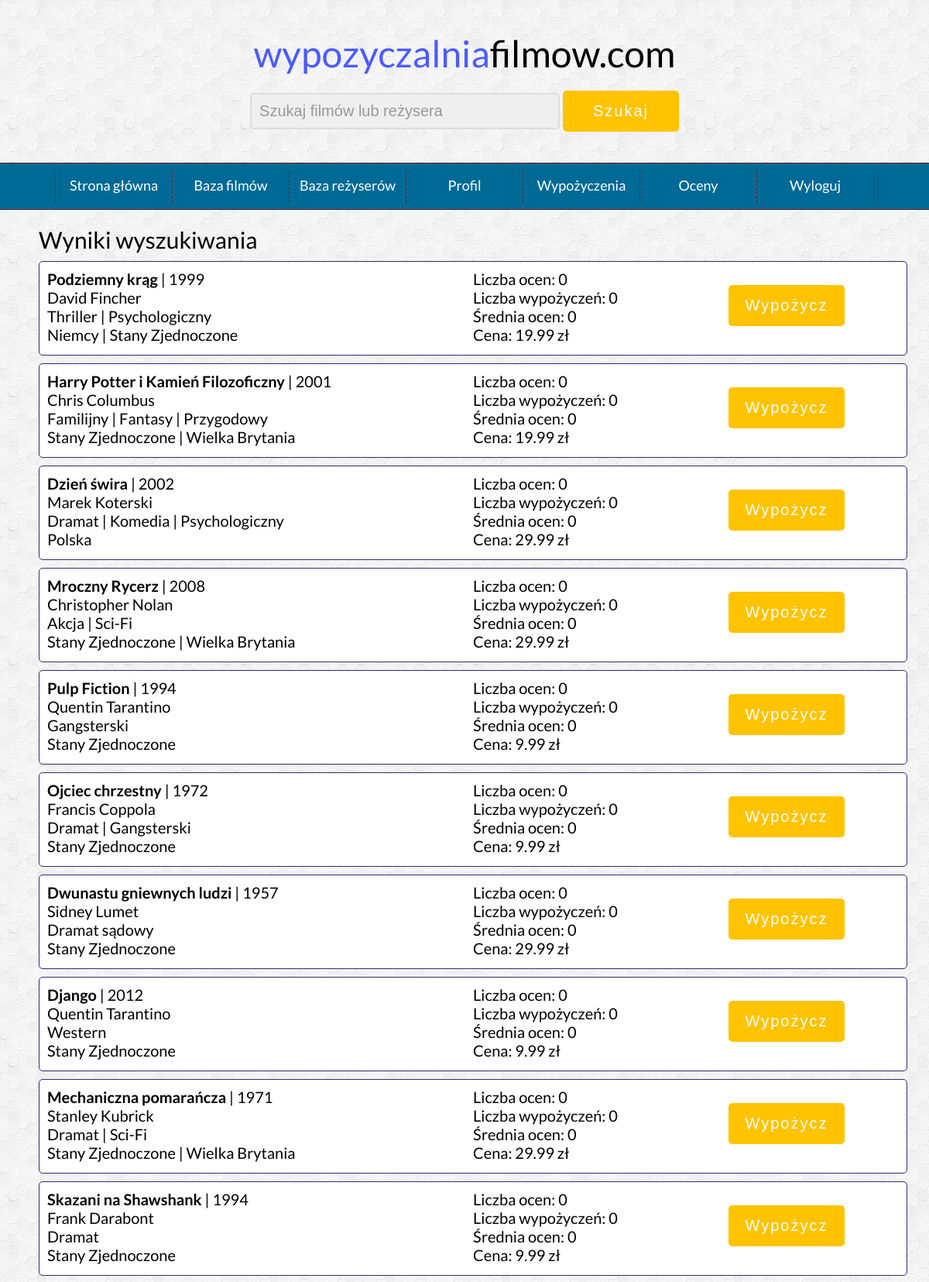
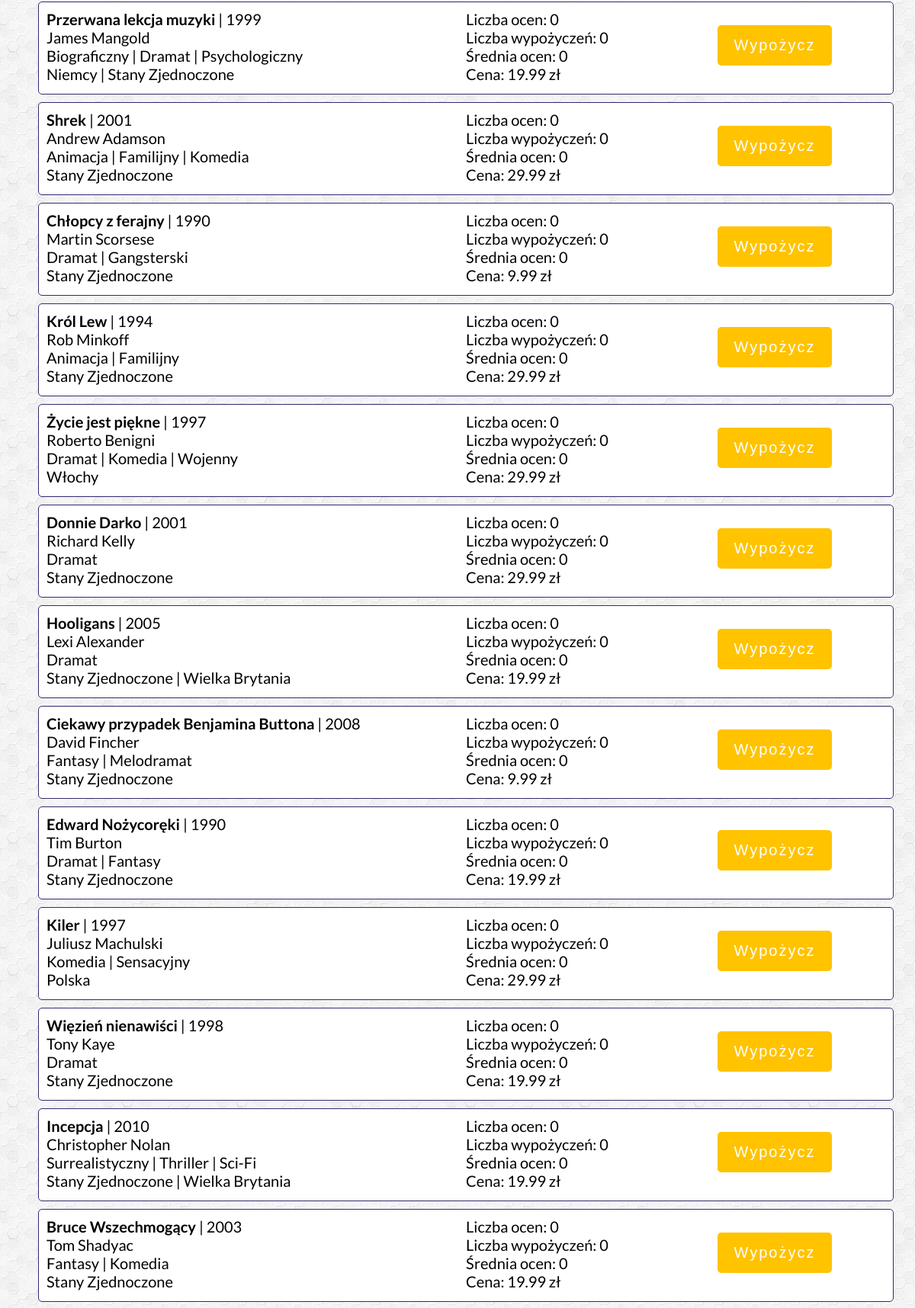
The page /wypozyczalnia/home_search.php (signed in, upper part) on the database its author committed (2 pictures, top to bottom).
### tables this page shows
CREATE TABLE filmy (id_filmu int AUTO_INCREMENT not null, PRIMARY KEY (id_filmu), tytul VARCHAR(50) not null, rok int not null, 
gatunek1 int not null, foreign key (gatunek1) references gatunki(id_gatunku), gatunek2 int, foreign key (gatunek2) references gatunki(id_gatunku), 
gatunek3 int, foreign key (gatunek3) references gatunki(id_gatunku), kraj1 CHAR(3) not null, foreign key (kraj1) references kraje_produkcji(kod_kraju), 
kraj2 CHAR(3), foreign key (kraj2) references kraje_produkcji(kod_kraju), kraj3 CHAR(3), foreign key (kraj3) references kraje_produkcji(kod_kraju), 
rezyser int not null, foreign key (rezyser) references rezyserzy(id_rezysera), opis VARCHAR(500), id_ceny int not null, foreign key (id_ceny) references stawki_cenowe(id_ceny), 
liczba_wypozyczen int not null, liczba_ocen int not null, srednia_ocen float not null, data_dodania datetime not null);

CREATE TABLE rezyserzy (id_rezysera int AUTO_INCREMENT not null, PRIMARY KEY (id_rezysera), nazwa_rezysera VARCHAR(100) not null);

CREATE TABLE gatunki (id_gatunku int AUTO_INCREMENT not null, PRIMARY KEY (id_gatunku), nazwa_gatunku VARCHAR(30) not null);

CREATE TABLE kraje_produkcji (kod_kraju	CHAR(3) not null, PRIMARY KEY (kod_kraju), kraj VARCHAR(30) not null);

CREATE TABLE stawki_cenowe (id_ceny int AUTO_INCREMENT not null, PRIMARY KEY (id_ceny), wartosc DECIMAL(4,2));

### wypozyczalnia/home_search.php (the view, shortened to what this page needs)
<!DOCTYPE HTML>
<html lang="pl">
<head>
	<link href="style_homepage.css" rel="stylesheet" type="text/css" />
	<link href="css/fontello.css" rel="stylesheet" type="text/css" />
</head>
<body>
	<div class="wrapper">
		<div class="header">
			<div class="logo">
				<span style="color: #4A5CFF">wypozyczalnia</span>filmow.com
			</div>
			<div class="search">
				<form action="home_search.php" method="post">
					<input type="text" placeholder="Szukaj filmów lub reżysera" onfocus="this.placeholder=''" onblur="this.placeholder='Szukaj filmów'" name="search"/>
					<input type="submit" value="Szukaj"/>
				</form>
			</div>
		</div>
		<div class="nav">
			<ol>
				<li><a href="home.php">Strona główna</a></li>
				<li><a href="home_baza_filmow.php">Baza filmów</a></li>
				<li><a href="home_baza_rezyserow.php">Baza reżyserów</a></li>
				<li><a href="home_informacje.php">Profil</a></li>
				<li><a href="home_wypozyczenia.php">Wypożyczenia</a></li>
				<li><a href="home_oceny.php">Oceny</a></li>
				<li><a href="logout.php">Wyloguj</a></li>
			</ol>
		</div>
		<div class="content">
			<?php
				$search = $_POST['search'];
				require_once "connect.php";
				$polaczenie = @new mysqli($host, $db_user, $db_password, $db_name);
				$wyniki_wyszukiwania = $polaczenie->query("SELECT filmy.tytul, filmy.rok, rezyserzy.nazwa_rezysera, gatunki1.nazwa_gatunku AS gatunek1, gatunki2.nazwa_gatunku AS gatunek2, gatunki3.nazwa_gatunku AS gatunek3, kraje_produkcji1.kraj AS kraj1, kraje_produkcji2.kraj AS kraj2, kraje_produkcji3.kraj AS kraj3, filmy.liczba_wypozyczen, filmy.liczba_ocen, filmy.srednia_ocen, stawki_cenowe.wartosc
				FROM filmy
				LEFT JOIN rezyserzy ON filmy.rezyser = rezyserzy.id_rezysera
				LEFT JOIN gatunki AS gatunki1 ON filmy.gatunek1 = gatunki1.id_gatunku
				LEFT JOIN gatunki AS gatunki2 ON filmy.gatunek2 = gatunki2.id_gatunku
				LEFT JOIN gatunki AS gatunki3 ON filmy.gatunek3 = gatunki3.id_gatunku
				LEFT JOIN kraje_produkcji AS kraje_produkcji1 ON filmy.kraj1 = kraje_produkcji1.kod_kraju
				LEFT JOIN kraje_produkcji AS kraje_produkcji2 ON filmy.kraj2 = kraje_produkcji2.kod_kraju
				LEFT JOIN kraje_produkcji AS kraje_produkcji3 ON filmy.kraj3 = kraje_produkcji3.kod_kraju
				LEFT JOIN stawki_cenowe ON filmy.id_ceny = stawki_cenowe.id_ceny WHERE rezyserzy.nazwa_rezysera LIKE CONCAT ('%', '$search', '%') OR
				filmy.tytul LIKE CONCAT ('%', '$search', '%') OR
				filmy.opis LIKE CONCAT ('%', '$search', '%')");
				echo "<div class='title'>";
					echo "Wyniki wyszukiwania";
				echo "</div>";
				while ($r = $wyniki_wyszukiwania->fetch_assoc())
				{
					echo "<div class='display'>";
						echo "<div class='display1'>";
							echo "<strong>".$r['tytul']."</strong>".' | '.$r["rok"].'</br>';
							echo $r["nazwa_rezysera"].'</br>';
							echo $r["gatunek1"];
							if ($r["gatunek2"]!=NULL)
							{
								echo ' | '.$r["gatunek2"];
							}
							if ($r["gatunek3"]!=NULL)
							{
								echo ' | '.$r["gatunek3"];
							}
							echo '</br>'.$r["kraj1"];
							if ($r["kraj2"]!=NULL)
							{
								echo ' | '.$r["kraj2"];
							}
						echo "</div>";
						echo "<div class='display2'>";
							echo 'Liczba ocen: '.$r['liczba_ocen'].'</br>';
							echo 'Liczba wypożyczeń: '.$r['liczba_wypozyczen'].'</br>';
							$r['srednia_ocen'] = round($r['srednia_ocen'],2);
							echo 'Średnia ocen: '.$r["srednia_ocen"].'</br>';
							echo 'Cena: '.$r['wartosc'].' zł'.'</br>';
						echo "</div>";
						echo "<div class='display3'>";
							echo "<form action = 'wypozycz.php' method='post'>";
								echo "<input type='submit' value='Wypożycz'/>";
							echo "</form>";
						echo "</div>";
					echo "</div>";
				}
			?>
		</div>
	</div>
</body>
</html>

### wypozyczalnia/style_homepage.css (style rules this page uses)
body { background-image: url("img/hexellence.png"); font-family: 'Lato', sans-serif; font-size: 20px; margin: 0 !important; }
input[type=text], input[type=password] { width: 400px; background-color: #efefef; color: #666; border: 2px solid #ddd; border-radius: 5px; font-size: 20px; padding: 10px; box-sizing: border-box; outline: none; margin-top: 10px; }
input[type=submit] { width: 150px; background-color: #FFC300; font-size:20px; color: white; padding: 15px 10px; margin-top: 20px; border: none; border-radius: 5px; cursor: pointer; letter-spacing: 2px; outline: none; }
.wrapper { width: 100%; }
.header { width:100%; padding: 40px 0; }
.logo { width: 100%; text-align: center; font-size: 48px; margin-left: auto; margin-right: auto; }
.search { width: 100%; text-align: center; font-size: 20px; margin-left: auto; margin-right: auto; }
.nav { width: 100%; padding: 10px 0; background-color: #006A96; text-align: center; border-top: 1px solid #751b1b; border-bottom: 1px solid #751b1b; }
.content { width: 1100px; margin-left: auto; margin-right: auto; text-align: left; padding-top: 10px; min-height: 500px; }
.display { background-color: #FFFFFF; border-style: solid; border-color: #322C6E; border-radius: 5px; border-width: 1px; width: 100%; height: 100px; padding: 10px; margin-top: 10px; }
.display1 { width: 50%; float:left; }
.display2 { width: 30%; float:left; }
.display3 { width: 20%; float:left; }
.title { font-size: 30px; margin-top: 10px; margin-bottom: 10px; }
ol { padding: 0; margin: 0; list-style-type: none; font-size: 18px; height: 35px; line-height: 200%; display: inline-block; }
ol a { color: #ffffff; text-decoration: none; display: block; }
ol > li { float: left; width: 150px; height: 40px; border-right: 1px dashed #751b1b; }
ol > li:first-child { border-left: 1px dashed #751b1b; }

### rows shown on the page
filmy: tytul "Podziemny krąg", rok "1999", rezyser.nazwa_rezysera "David Fincher", gatunek1.nazwa_gatunku "Thriller", gatunek2.nazwa_gatunku "Psychologiczny", kraj1.kraj "Niemcy", kraj2.kraj "Stany Zjednoczone", liczba_ocen "0", liczba_wypozyczen "0", srednia_ocen "0", id_ceny.wartosc "19.99"
filmy: tytul "Harry Potter i Kamień Filozoficzny", rok "2001", rezyser.nazwa_rezysera "Chris Columbus", gatunek1.nazwa_gatunku "Familijny", gatunek2.nazwa_gatunku "Fantasy", gatunek3.nazwa_gatunku "Przygodowy", kraj1.kraj "Stany Zjednoczone", kraj2.kraj "Wielka Brytania", liczba_ocen "0", liczba_wypozyczen "0", srednia_ocen "0", id_ceny.wartosc "19.99"
filmy: tytul "Dzień świra", rok "2002", rezyser.nazwa_rezysera "Marek Koterski", gatunek1.nazwa_gatunku "Dramat", gatunek2.nazwa_gatunku "Komedia", gatunek3.nazwa_gatunku "Psychologiczny", kraj1.kraj "Polska", liczba_ocen "0", liczba_wypozyczen "0", srednia_ocen "0", id_ceny.wartosc "29.99"
filmy: tytul "Mroczny Rycerz", rok "2008", rezyser.nazwa_rezysera "Christopher Nolan", gatunek1.nazwa_gatunku "Akcja", gatunek2.nazwa_gatunku "Sci-Fi", kraj1.kraj "Stany Zjednoczone", kraj2.kraj "Wielka Brytania", liczba_ocen "0", liczba_wypozyczen "0", srednia_ocen "0", id_ceny.wartosc "29.99"
filmy: tytul "Pulp Fiction", rok "1994", rezyser.nazwa_rezysera "Quentin Tarantino", gatunek1.nazwa_gatunku "Gangsterski", kraj1.kraj "Stany Zjednoczone", liczba_ocen "0", liczba_wypozyczen "0", srednia_ocen "0", id_ceny.wartosc "9.99"
filmy: tytul "Ojciec chrzestny", rok "1972", rezyser.nazwa_rezysera "Francis Coppola", gatunek1.nazwa_gatunku "Dramat", gatunek2.nazwa_gatunku "Gangsterski", kraj1.kraj "Stany Zjednoczone", liczba_ocen "0", liczba_wypozyczen "0", srednia_ocen "0", id_ceny.wartosc "9.99"
filmy: tytul "Dwunastu gniewnych ludzi", rok "1957", rezyser.nazwa_rezysera "Sidney Lumet", gatunek1.nazwa_gatunku "Dramat sądowy", kraj1.kraj "Stany Zjednoczone", liczba_ocen "0", liczba_wypozyczen "0", srednia_ocen "0", id_ceny.wartosc "29.99"
filmy: tytul "Django", rok "2012", rezyser.nazwa_rezysera "Quentin Tarantino", gatunek1.nazwa_gatunku "Western", kraj1.kraj "Stany Zjednoczone", liczba_ocen "0", liczba_wypozyczen "0", srednia_ocen "0", id_ceny.wartosc "9.99"
filmy: tytul "Mechaniczna pomarańcza", rok "1971", rezyser.nazwa_rezysera "Stanley Kubrick", gatunek1.nazwa_gatunku "Dramat", gatunek2.nazwa_gatunku "Sci-Fi", kraj1.kraj "Stany Zjednoczone", kraj2.kraj "Wielka Brytania", liczba_ocen "0", liczba_wypozyczen "0", srednia_ocen "0", id_ceny.wartosc "29.99"
filmy: tytul "Skazani na Shawshank", rok "1994", rezyser.nazwa_rezysera "Frank Darabont", gatunek1.nazwa_gatunku "Dramat", kraj1.kraj "Stany Zjednoczone", liczba_ocen "0", liczba_wypozyczen "0", srednia_ocen "0", id_ceny.wartosc "9.99"
filmy: tytul "Przerwana lekcja muzyki", rok "1999", rezyser.nazwa_rezysera "James Mangold", gatunek1.nazwa_gatunku "Biograficzny", gatunek2.nazwa_gatunku "Dramat", gatunek3.nazwa_gatunku "Psychologiczny", kraj1.kraj "Niemcy", kraj2.kraj "Stany Zjednoczone", liczba_ocen "0", liczba_wypozyczen "0", srednia_ocen "0", id_ceny.wartosc "19.99"
filmy: tytul "Shrek", rok "2001", rezyser.nazwa_rezysera "Andrew Adamson", gatunek1.nazwa_gatunku "Animacja", gatunek2.nazwa_gatunku "Familijny", gatunek3.nazwa_gatunku "Komedia", kraj1.kraj "Stany Zjednoczone", liczba_ocen "0", liczba_wypozyczen "0", srednia_ocen "0", id_ceny.wartosc "29.99"
filmy: tytul "Chłopcy z ferajny", rok "1990", rezyser.nazwa_rezysera "Martin Scorsese", gatunek1.nazwa_gatunku "Dramat", gatunek2.nazwa_gatunku "Gangsterski", kraj1.kraj "Stany Zjednoczone", liczba_ocen "0", liczba_wypozyczen "0", srednia_ocen "0", id_ceny.wartosc "9.99"
filmy: tytul "Król Lew", rok "1994", rezyser.nazwa_rezysera "Rob Minkoff", gatunek1.nazwa_gatunku "Animacja", gatunek2.nazwa_gatunku "Familijny", kraj1.kraj "Stany Zjednoczone", liczba_ocen "0", liczba_wypozyczen "0", srednia_ocen "0", id_ceny.wartosc "29.99"
filmy: tytul "Życie jest piękne", rok "1997", rezyser.nazwa_rezysera "Roberto Benigni", gatunek1.nazwa_gatunku "Dramat", gatunek2.nazwa_gatunku "Komedia", gatunek3.nazwa_gatunku "Wojenny", kraj1.kraj "Włochy", liczba_ocen "0", liczba_wypozyczen "0", srednia_ocen "0", id_ceny.wartosc "29.99"
filmy: tytul "Donnie Darko", rok "2001", rezyser.nazwa_rezysera "Richard Kelly", gatunek1.nazwa_gatunku "Dramat", kraj1.kraj "Stany Zjednoczone", liczba_ocen "0", liczba_wypozyczen "0", srednia_ocen "0", id_ceny.wartosc "29.99"
filmy: tytul "Hooligans", rok "2005", rezyser.nazwa_rezysera "Lexi Alexander", gatunek1.nazwa_gatunku "Dramat", kraj1.kraj "Stany Zjednoczone", kraj2.kraj "Wielka Brytania", liczba_ocen "0", liczba_wypozyczen "0", srednia_ocen "0", id_ceny.wartosc "19.99"
filmy: tytul "Ciekawy przypadek Benjamina Buttona", rok "2008", rezyser.nazwa_rezysera "David Fincher", gatunek1.nazwa_gatunku "Fantasy", gatunek2.nazwa_gatunku "Melodramat", kraj1.kraj "Stany Zjednoczone", liczba_ocen "0", liczba_wypozyczen "0", srednia_ocen "0", id_ceny.wartosc "9.99"
filmy: tytul "Edward Nożycoręki", rok "1990", rezyser.nazwa_rezysera "Tim Burton", gatunek1.nazwa_gatunku "Dramat", gatunek2.nazwa_gatunku "Fantasy", kraj1.kraj "Stany Zjednoczone", liczba_ocen "0", liczba_wypozyczen "0", srednia_ocen "0", id_ceny.wartosc "19.99"
filmy: tytul "Kiler", rok "1997", rezyser.nazwa_rezysera "Juliusz Machulski", gatunek1.nazwa_gatunku "Komedia", gatunek2.nazwa_gatunku "Sensacyjny", kraj1.kraj "Polska", liczba_ocen "0", liczba_wypozyczen "0", srednia_ocen "0", id_ceny.wartosc "29.99"
filmy: tytul "Więzień nienawiści", rok "1998", rezyser.nazwa_rezysera "Tony Kaye", gatunek1.nazwa_gatunku "Dramat", kraj1.kraj "Stany Zjednoczone", liczba_ocen "0", liczba_wypozyczen "0", srednia_ocen "0", id_ceny.wartosc "19.99"
filmy: tytul "Incepcja", rok "2010", rezyser.nazwa_rezysera "Christopher Nolan", gatunek1.nazwa_gatunku "Surrealistyczny", gatunek2.nazwa_gatunku "Thriller", gatunek3.nazwa_gatunku "Sci-Fi", kraj1.kraj "Stany Zjednoczone", kraj2.kraj "Wielka Brytania", liczba_ocen "0", liczba_wypozyczen "0", srednia_ocen "0", id_ceny.wartosc "19.99"
filmy: tytul "Bruce Wszechmogący", rok "2003", rezyser.nazwa_rezysera "Tom Shadyac", gatunek1.nazwa_gatunku "Fantasy", gatunek2.nazwa_gatunku "Komedia", kraj1.kraj "Stany Zjednoczone", liczba_ocen "0", liczba_wypozyczen "0", srednia_ocen "0", id_ceny.wartosc "19.99"
